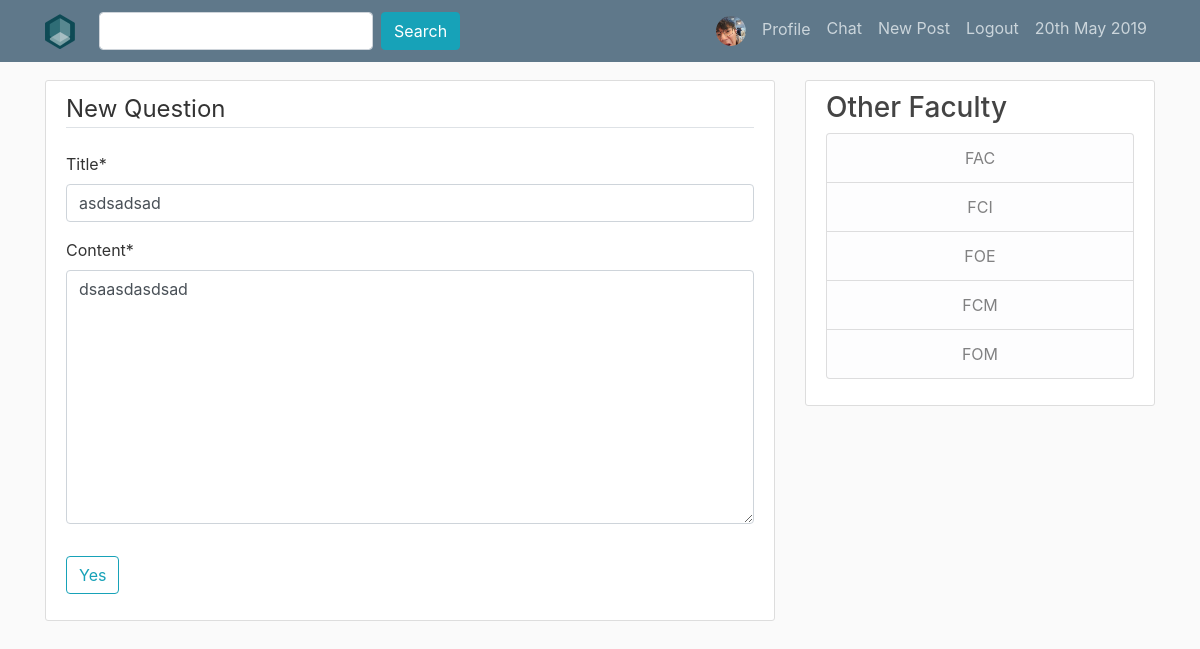
/question/13/update/ (signed in), run on an earlier commit of the app's database.
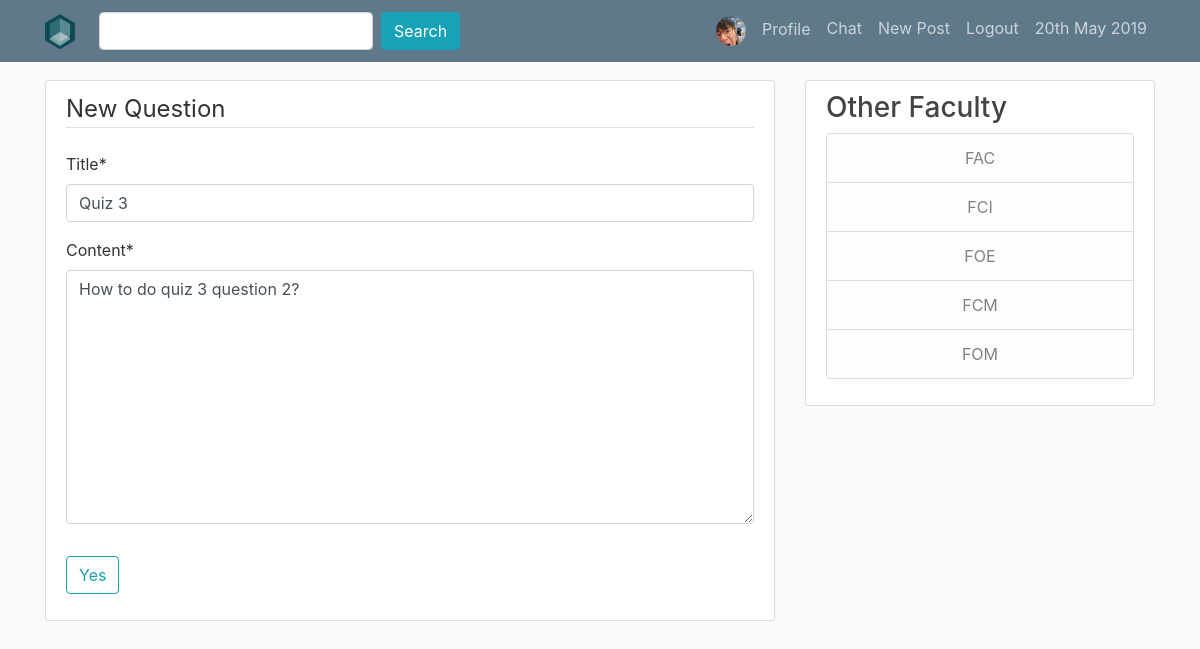
And on a later commit of the database.
### QnA/models.py (models this page shows, shortened)
class question (models.Model):
    title = models.CharField(max_length=100) #use charfield to limit user input
    liked_by = models.ManyToManyField(User,related_name='liked_by_question',blank = True)
    like = models.IntegerField(default=0)
    content = models.TextField() #use TextField if there is no limit for the content
    image = models.ImageField(upload_to="image",blank=True)
    date_published = models.DateTimeField(default=timezone.now) #auto-select the current time
    category = models.ForeignKey(category,on_delete=models.CASCADE)
    author = models.ForeignKey(User, on_delete=models.CASCADE) #if the user is deleted the question will be deleted

### QnA/views.py (the view, shortened to what this page needs)
# urls.py: path('question/<int:pk>/update/', QuestionUpdateView.as_view(),name='question-update'),
class QuestionUpdateView(UpdateView):
    model = question
    fields = ['title','content']

### QnA/templates/QnA/question_form.html (shortened to what this page needs)
{% extends "QnA/base.html" %}
{% load crispy_forms_tags %}
{% block content%}
	<div class="content-section">
		<form method ="POST" enctype="multipart/form-data" >
			<fieldset class="form-group">
				<legend class="border-bottom mb-4">New Question </legend>
				{{ form|crispy }}
			</fieldset>
			<div class="form-group">
				<button class="btn btn-outline-info" type="submit">Yes</button>
			</div>
		</form>
	</div>
{% endblock content %}

What changed in the data, as far as the page shows it:
changed question: title "asdsadsad" → "Quiz 3"; content "dsaasdasdsad" → "How to do quiz 3 question 2?"
